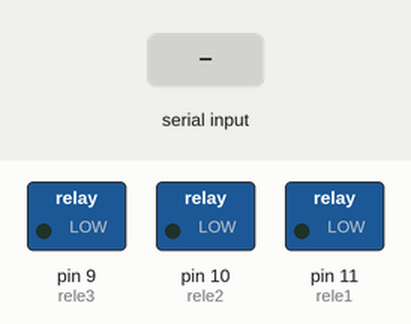
The sketch below on a simulated Arduino Uno, built with avr-gcc and run on an emulated ATmega328P. Shown: switched loads named in the sketch (green lamp = pin HIGH). The test bench sets the inputs (shaded band). What the sketch prints to the serial monitor is not drawn.

Above: at 1.2 s.
1.3 s: "1" received over Serial
At 2.0 s:
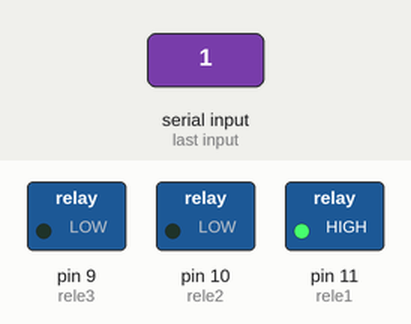
2.8 s: "2" received over Serial
At 3.1 s:
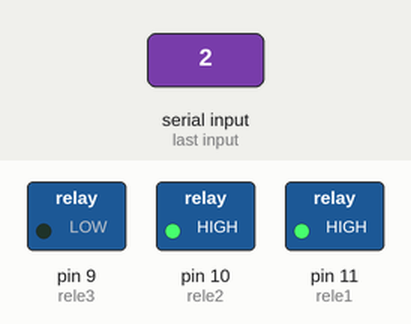
4.3 s: "3" received over Serial
At 5.4 s:
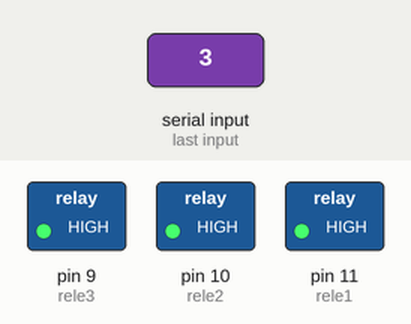
5.8 s: "1" received over Serial
At 6.6 s:
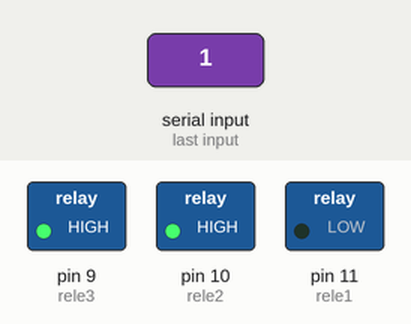
7.3 s: "2" received over Serial
At 7.7 s:
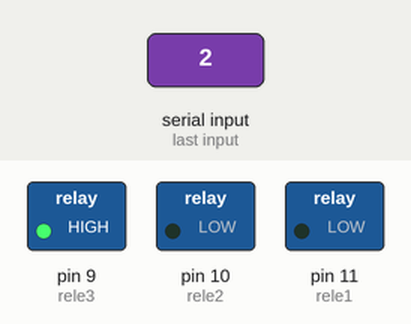
Timing chart, 0 to 9.8 s (numbered marks = the images above; inputs shaded):
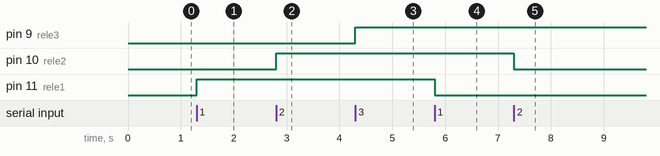

Measured:
- after the input at 1.3 s, pin 11 (rele1): LOW → HIGH at once
- after the input at 2.8 s, pin 10 (rele2): LOW → HIGH at once
- after the input at 4.3 s, pin 9 (rele3): LOW → HIGH at once
- after the input at 5.8 s, pin 11 (rele1): HIGH → LOW at once
- after the input at 7.3 s, pin 10 (rele2): HIGH → LOW at once

The sketch:

projeto_iot1.ino
```cpp
int rele1 = 11;
int rele2 = 10;
int rele3 = 9;
int r1 = 0;
int r2 = 0;
int r3 = 0;

void setup(){

  pinMode(rele1,OUTPUT);
  pinMode(rele2,OUTPUT);
  pinMode(rele3,OUTPUT);
  Serial.begin(9600);
  Serial.println("Digite o caracter da tomada a ter o estado auterado: ");

}

void loop(){

  if(Serial.available()!=0){
    char result = Serial.read();
    if(result == '1'){
      if(r1 == 0){
        r1 = 1;
      }
      else{
      	r1 = 0;
      }
    }
    if(result == '2'){
      if(r2 == 0){
        r2 = 1;
      }
      else{
      	r2 = 0;
      }
    }
    if(result == '3'){
      if(r3 == 0){
        r3 = 1;
      }
      else{
      	r3 = 0;
      }
    }
    digitalWrite(rele1,r1);
    digitalWrite(rele2,r2);
    digitalWrite(rele3,r3);

  }

}
```
